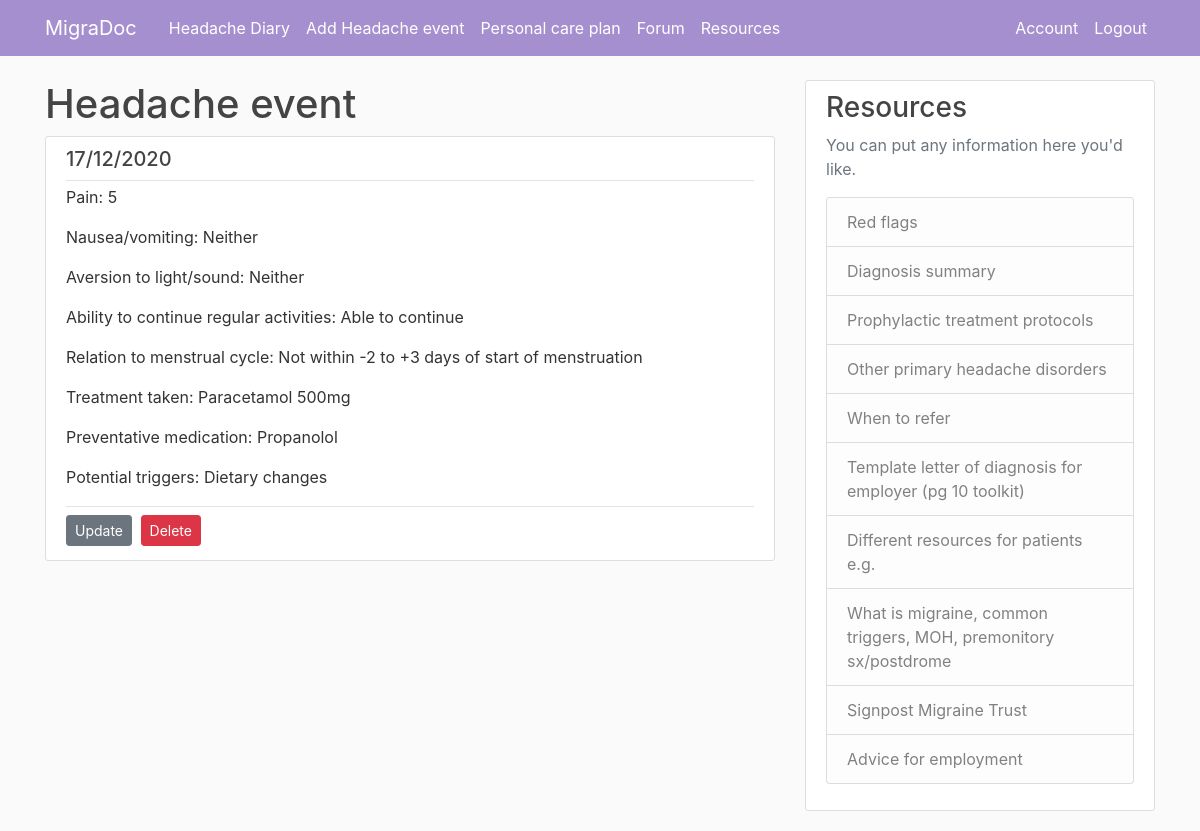
Screenshot of /event/1 (signed in) with the database file from the repository.
### md_app/models.py (models this page shows, shortened)
class HeadacheEvent(db.Model):
    id = db.Column(db.Integer, primary_key=True)
    date = db.Column(db.DateTime, nullable=False, default=date.today)
    pain = db.Column(db.Integer, nullable=False)
    nv = db.Column(db.String, nullable=False)
    phonophoto = db.Column(db.String, nullable=False)
    adls = db.Column(db.String, nullable=False, default="Able to continue with activities")
    period = db.Column(db.String, nullable=True, default="Not within -2 to +3 days of start of period")
    acutetx = db.Column(db.String, nullable=False)
    prophylactic = db.Column(db.String, nullable=False, default=0)
    prophylacticDose = db.Column(db.Integer, nullable=True)
    triggers = db.Column(db.Integer, nullable=False)
    user_id = db.Column(db.Integer, db.ForeignKey('user.id'), nullable=False)

### md_app/events/routes.py (the view)
@events.route("/event/<int:event_id>")
@login_required
def event(event_id):
    event = HeadacheEvent.query.get_or_404(event_id)
    if event.migraineur != current_user:
        abort(403)
    return render_template('event.html', title=event.date.strftime('%d/%m/%Y'), event=event)

### md_app/models.py (called while the page is built)
@login_manager.user_loader
def load_user(user_id):
    return User.query.get(int(user_id))

### md_app/templates/event.html (shortened to what this page needs)
{% extends "layout.html" %}
{% block content %}
<h1>Headache event</h1>
    <article class="media content-section">
        <div class="media-body">
            <div class="article-metadata">
            <h5 class="article-title">{{ event.date.strftime('%d/%m/%Y') }}</h5>
        </div>
            <div class="article-metadata">
            <p class="article-content"> Pain: {{ event.pain }}</p>
            <p class="article-content"> Nausea/vomiting: {{ event.nv }}</p>
            <p class="article-content"> Aversion to light/sound: {{ event.phonophoto }}</p>
            <p class="article-content"> Ability to continue regular activities: {{ event.adls }}</p>
            <p class="article-content"> Relation to menstrual cycle: {{ event.period }}</p>
            <p class="article-content"> Treatment taken: {{ event.acutetx }}</p>
            <p class="article-content"> Preventative medication: {{ event.prophylactic }}</p>
            <p class="article-content"> Potential triggers: {{ event.triggers }}</p>
            </div>
            <div>
                 <a class="btn btn-secondary btn-sm mt-1 mb-1" href="{{ url_for('events.update_event', event_id=event.id) }}">
                     Update
                 </a>
                  <button type="button" class="btn btn-danger btn-sm m-1" data-toggle="modal" data-target="#deleteModal">
                      Delete
                  </button>
            </div>
        </div>
    </article>
{% endblock content %}

### md_app/templates/layout.html (style rules this page uses)
body { background: #fafafa; color: #333333; margin-top: 5rem; }
h1, h2, h3, h4, h5, h6 { color: #444444; }
.content-section { background: #ffffff; padding: 10px 20px; border: 1px solid #dddddd; border-radius: 3px; margin-bottom: 20px; }
.article-title { color: #444444; }
.article-content { white-space: pre-line; }
.article-metadata { padding-bottom: 1px; margin-bottom: 4px; border-bottom: 1px solid #e3e3e3 }

### rows the page displays
HeadacheEvent: date "17/12/2020", pain "5", nv "Neither", phonophoto "Neither", adls "Able to continue", period "Not within -2 to +3 days of start of menstruation", acutetx "Paracetamol 500mg", prophylactic "Propanolol", triggers "Dietary changes"
